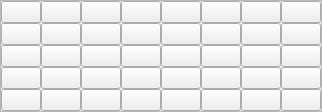
                        <widget class="QFrame" name="frame_2">
                         <property name="frameShape">
                          <enum>QFrame::StyledPanel</enum>
                         </property>
                         <property name="frameShadow">
                          <enum>QFrame::Raised</enum>
                         </property>
                         <layout class="QHBoxLayout" name="horizontalLayout_14">
                          <property name="spacing">
                           <number>0</number>
                          </property>
                          <property name="leftMargin">
                           <number>0</number>
                          </property>
                          <property name="topMargin">
                           <number>0</number>
                          </property>
                          <property name="rightMargin">
                           <number>0</number>
                          </property>
                          <property name="bottomMargin">
                           <number>0</number>
                          </property>
                          <item>
                           <layout class="QHBoxLayout" name="horizontalLayout_15">
                            <item>
                             <layout class="QVBoxLayout" name="verticalLayout_25">
                              <item>
                               <widget class="QPushButton" name="btn_0">
                                <property name="enabled">
                                 <bool>true</bool>
                                </property>
                                <property name="sizePolicy">
                                 <sizepolicy hsizetype="Expanding" vsizetype="Expanding">
                                  <horstretch>0</horstretch>
                                  <verstretch>0</verstretch>
                                 </sizepolicy>
                                </property>
                                <property name="minimumSize">
                                 <size>
                                  <width>0</width>
                                  <height>0</height>
                                 </size>
                                </property>
                                <property name="text">
                                 <string/>
                                </property>
                                <property name="default">
                                 <bool>false</bool>
                                </property>
                                <property name="flat">
                                 <bool>false</bool>
                                </property>
                               </widget>
                              </item>
                              <item>
                               <widget class="QPushButton" name="btn_8">
                                <property name="sizePolicy">
                                 <sizepolicy hsizetype="Expanding" vsizetype="Expanding">
                                  <horstretch>0</horstretch>
                                  <verstretch>0</verstretch>
                                 </sizepolicy>
                                </property>
                                <property name="text">
                                 <string/>
                                </property>
                               </widget>
                              </item>
                              <item>
                               <widget class="QPushButton" name="btn_16">
                                <property name="sizePolicy">
                                 <sizepolicy hsizetype="Expanding" vsizetype="Expanding">
                                  <horstretch>0</horstretch>
                                  <verstretch>0</verstretch>
                                 </sizepolicy>
                                </property>
                                <property name="text">
                                 <string/>
                                </property>
                               </widget>
                              </item>
                              <item>
                               <widget class="QPushButton" name="btn_24">
                                <property name="sizePolicy">
                                 <sizepolicy hsizetype="Expanding" vsizetype="Expanding">
                                  <horstretch>0</horstretch>
                                  <verstretch>0</verstretch>
                                 </sizepolicy>
                                </property>
                                <property name="text">
                                 <string/>
                                </property>
                               </widget>
                              </item>
                              <item>
                               <widget class="QPushButton" name="btn_32">
                                <property name="sizePolicy">
                                 <sizepolicy hsizetype="Expanding" vsizetype="Expanding">
                                  <horstretch>0</horstretch>
                                  <verstretch>0</verstretch>
                                 </sizepolicy>
                                </property>
                                <property name="text">
                                 <string/>
                                </property>
                               </widget>
                              </item>
                             </layout>
                            </item>
                            <item>
                             <layout class="QVBoxLayout" name="verticalLayout_26">
                              <item>
                               <widget class="QPushButton" name="btn_1">
                                <property name="sizePolicy">
                                 <sizepolicy hsizetype="Expanding" vsizetype="Expanding">
                                  <horstretch>0</horstretch>
                                  <verstretch>0</verstretch>
                                 </sizepolicy>
                                </property>
                                <property name="text">
                                 <string/>
                                </property>
                               </widget>
                              </item>
                              <item>
                               <widget class="QPushButton" name="btn_9">
                                <property name="sizePolicy">
                                 <sizepolicy hsizetype="Expanding" vsizetype="Expanding">
                                  <horstretch>0</horstretch>
                                  <verstretch>0</verstretch>
                                 </sizepolicy>
                                </property>
                                <property name="text">
                                 <string/>
                                </property>
                               </widget>
                              </item>
                              <item>
                               <widget class="QPushButton" name="btn_17">
                                <property name="sizePolicy">
                                 <sizepolicy hsizetype="Expanding" vsizetype="Expanding">
                                  <horstretch>0</horstretch>
                                  <verstretch>0</verstretch>
                                 </sizepolicy>
                                </property>
                                <property name="text">
                                 <string/>
                                </property>
                               </widget>
                              </item>
                              <item>
                               <widget class="QPushButton" name="btn_25">
                                <property name="sizePolicy">
                                 <sizepolicy hsizetype="Expanding" vsizetype="Expanding">
                                  <horstretch>0</horstretch>
                                  <verstretch>0</verstretch>
                                 </sizepolicy>
                                </property>
                                <property name="text">
                                 <string/>
                                </property>
                               </widget>
                              </item>
                              <item>
                               <widget class="QPushButton" name="btn_33">
                                <property name="sizePolicy">
                                 <sizepolicy hsizetype="Expanding" vsizetype="Expanding">
                                  <horstretch>0</horstretch>
                                  <verstretch>0</verstretch>
                                 </sizepolicy>
                                </property>
                                <property name="text">
                                 <string/>
                                </property>
                               </widget>
                              </item>
                             </layout>
                            </item>
                            <item>
                             <layout class="QVBoxLayout" name="verticalLayout_27">
                              <item>
                               <widget class="QPushButton" name="btn_2">
                                <property name="sizePolicy">
                                 <sizepolicy hsizetype="Expanding" vsizetype="Expanding">
                                  <horstretch>0</horstretch>
                                  <verstretch>0</verstretch>
                                 </sizepolicy>
                                </property>
                                <property name="text">
                                 <string/>
                                </property>
                               </widget>
                              </item>
                              <item>
                               <widget class="QPushButton" name="btn_10">
                                <property name="sizePolicy">
                                 <sizepolicy hsizetype="Expanding" vsizetype="Expanding">
                                  <horstretch>0</horstretch>
                                  <verstretch>0</verstretch>
                                 </sizepolicy>
                                </property>
                                <property name="text">
                                 <string/>
                                </property>
                               </widget>
                              </item>
                              <item>
                               <widget class="QPushButton" name="btn_18">
                                <property name="sizePolicy">
                                 <sizepolicy hsizetype="Expanding" vsizetype="Expanding">
                                  <horstretch>0</horstretch>
                                  <verstretch>0</verstretch>
                                 </sizepolicy>
                                </property>
                                <property name="text">
                                 <string/>
                                </property>
                               </widget>
                              </item>
                              <item>
                               <widget class="QPushButton" name="btn_26">
                                <property name="sizePolicy">
                                 <sizepolicy hsizetype="Expanding" vsizetype="Expanding">
                                  <horstretch>0</horstretch>
                                  <verstretch>0</verstretch>
                                 </sizepolicy>
                                </property>
                                <property name="text">
                                 <string/>
                                </property>
                               </widget>
                              </item>
                              <item>
                               <widget class="QPushButton" name="btn_34">
                                <property name="sizePolicy">
                                 <sizepolicy hsizetype="Expanding" vsizetype="Expanding">
                                  <horstretch>0</horstretch>
                                  <verstretch>0</verstretch>
                                 </sizepolicy>
                                </property>
                                <property name="text">
                                 <string/>
                                </property>
                               </widget>
                              </item>
                             </layout>
                            </item>
                            <item>
                             <layout class="QVBoxLayout" name="verticalLayout_28">
                              <item>
                               <widget class="QPushButton" name="btn_3">
                                <property name="sizePolicy">
                                 <sizepolicy hsizetype="Expanding" vsizetype="Expanding">
                                  <horstretch>0</horstretch>
                                  <verstretch>0</verstretch>
                                 </sizepolicy>
                                </property>
                                <property name="text">
                                 <string/>
                                </property>
                               </widget>
                              </item>
                              <item>
                               <widget class="QPushButton" name="btn_11">
                                <property name="sizePolicy">
                                 <sizepolicy hsizetype="Expanding" vsizetype="Expanding">
                                  <horstretch>0</horstretch>
                                  <verstretch>0</verstretch>
                                 </sizepolicy>
                                </property>
                                <property name="text">
                                 <string/>
                                </property>
                               </widget>
                              </item>
                              <item>
                               <widget class="QPushButton" name="btn_19">
                                <property name="sizePolicy">
                                 <sizepolicy hsizetype="Expanding" vsizetype="Expanding">
                                  <horstretch>0</horstretch>
                                  <verstretch>0</verstretch>
                                 </sizepolicy>
                                </property>
                                <property name="text">
                                 <string/>
                                </property>
                               </widget>
                              </item>
                              <item>
                               <widget class="QPushButton" name="btn_27">
                                <property name="sizePolicy">
                                 <sizepolicy hsizetype="Expanding" vsizetype="Expanding">
                                  <horstretch>0</horstretch>
                                  <verstretch>0</verstretch>
                                 </sizepolicy>
                                </property>
                                <property name="text">
                                 <string/>
                                </property>
                               </widget>
                              </item>
                              <item>
                               <widget class="QPushButton" name="btn_35">
                                <property name="sizePolicy">
                                 <sizepolicy hsizetype="Expanding" vsizetype="Expanding">
                                  <horstretch>0</horstretch>
                                  <verstretch>0</verstretch>
                                 </sizepolicy>
                                </property>
                                <property name="text">
                                 <string/>
                                </property>
                               </widget>
                              </item>
                             </layout>
                            </item>
                            <item>
                             <layout class="QVBoxLayout" name="verticalLayout_29">
                              <item>
                               <widget class="QPushButton" name="btn_4">
                                <property name="sizePolicy">
                                 <sizepolicy hsizetype="Expanding" vsizetype="Expanding">
                                  <horstretch>0</horstretch>
                                  <verstretch>0</verstretch>
                                 </sizepolicy>
                                </property>
                                <property name="text">
                                 <string/>
                                </property>
                               </widget>
                              </item>
                              <item>
                               <widget class="QPushButton" name="btn_12">
                                <property name="sizePolicy">
                                 <sizepolicy hsizetype="Expanding" vsizetype="Expanding">
                                  <horstretch>0</horstretch>
                                  <verstretch>0</verstretch>
                                 </sizepolicy>
                                </property>
                                <property name="text">
                                 <string/>
                                </property>
                               </widget>
                              </item>
                              <item>
                               <widget class="QPushButton" name="btn_20">
                                <property name="sizePolicy">
                                 <sizepolicy hsizetype="Expanding" vsizetype="Expanding">
                                  <horstretch>0</horstretch>
                                  <verstretch>0</verstretch>
                                 </sizepolicy>
                                </property>
                                <property name="text">
                                 <string/>
                                </property>
                               </widget>
                              </item>
                              <item>
                               <widget class="QPushButton" name="btn_28">
                                <property name="sizePolicy">
                                 <sizepolicy hsizetype="Expanding" vsizetype="Expanding">
                                  <horstretch>0</horstretch>
                                  <verstretch>0</verstretch>
                                 </sizepolicy>
                                </property>
                                <property name="text">
                                 <string/>
                                </property>
                               </widget>
                              </item>
                              <item>
                               <widget class="QPushButton" name="btn_36">
                                <property name="sizePolicy">
                                 <sizepolicy hsizetype="Expanding" vsizetype="Expanding">
                                  <horstretch>0</horstretch>
                                  <verstretch>0</verstretch>
                                 </sizepolicy>
                                </property>
                                <property name="text">
                                 <string/>
                                </property>
                               </widget>
                              </item>
                             </layout>
                            </item>
                            <item>
                             <layout class="QVBoxLayout" name="verticalLayout_30">
                              <item>
                               <widget class="QPushButton" name="btn_5">
                                <property name="sizePolicy">
                                 <sizepolicy hsizetype="Expanding" vsizetype="Expanding">
                                  <horstretch>0</horstretch>
                                  <verstretch>0</verstretch>
                                 </sizepolicy>
                                </property>
                                <property name="text">
                                 <string/>
                                </property>
                               </widget>
                              </item>
                              <item>
                               <widget class="QPushButton" name="btn_13">
                                <property name="sizePolicy">
                                 <sizepolicy hsizetype="Expanding" vsizetype="Expanding">
                                  <horstretch>0</horstretch>
                                  <verstretch>0</verstretch>
                                 </sizepolicy>
                                </property>
                                <property name="text">
                                 <string/>
                                </property>
                               </widget>
                              </item>
                              <item>
                               <widget class="QPushButton" name="btn_21">
                                <property name="sizePolicy">
                                 <sizepolicy hsizetype="Expanding" vsizetype="Expanding">
                                  <horstretch>0</horstretch>
                                  <verstretch>0</verstretch>
                                 </sizepolicy>
                                </property>
                                <property name="text">
                                 <string/>
                                </property>
                               </widget>
                              </item>
                              <item>
                               <widget class="QPushButton" name="btn_29">
                                <property name="sizePolicy">
                                 <sizepolicy hsizetype="Expanding" vsizetype="Expanding">
                                  <horstretch>0</horstretch>
                                  <verstretch>0</verstretch>
                                 </sizepolicy>
                                </property>
                                <property name="text">
                                 <string/>
                                </property>
                               </widget>
                              </item>
                              <item>
                               <widget class="QPushButton" name="btn_37">
                                <property name="sizePolicy">
                                 <sizepolicy hsizetype="Expanding" vsizetype="Expanding">
                                  <horstretch>0</horstretch>
                                  <verstretch>0</verstretch>
                                 </sizepolicy>
                                </property>
                                <property name="text">
                                 <string/>
                                </property>
                               </widget>
                              </item>
                             </layout>
                            </item>
                            <item>
                             <layout class="QVBoxLayout" name="verticalLayout_31">
                              <item>
                               <widget class="QPushButton" name="btn_6">
                                <property name="sizePolicy">
                                 <sizepolicy hsizetype="Expanding" vsizetype="Expanding">
                                  <horstretch>0</horstretch>
                                  <verstretch>0</verstretch>
                                 </sizepolicy>
                                </property>
                                <property name="text">
                                 <string/>
                                </property>
                               </widget>
                              </item>
                              <item>
                               <widget class="QPushButton" name="btn_14">
                                <property name="sizePolicy">
                                 <sizepolicy hsizetype="Expanding" vsizetype="Expanding">
                                  <horstretch>0</horstretch>
                                  <verstretch>0</verstretch>
                                 </sizepolicy>
                                </property>
                                <property name="text">
                                 <string/>
                                </property>
                               </widget>
                              </item>
                              <item>
                               <widget class="QPushButton" name="btn_22">
                                <property name="sizePolicy">
                                 <sizepolicy hsizetype="Expanding" vsizetype="Expanding">
                                  <horstretch>0</horstretch>
                                  <verstretch>0</verstretch>
                                 </sizepolicy>
                                </property>
                                <property name="text">
                                 <string/>
                                </property>
                               </widget>
                              </item>
                              <item>
                               <widget class="QPushButton" name="btn_30">
                                <property name="sizePolicy">
                                 <sizepolicy hsizetype="Expanding" vsizetype="Expanding">
                                  <horstretch>0</horstretch>
                                  <verstretch>0</verstretch>
                                 </sizepolicy>
                                </property>
                                <property name="text">
                                 <string/>
                                </property>
                               </widget>
                              </item>
                              <item>
                               <widget class="QPushButton" name="btn_38">
                                <property name="sizePolicy">
                                 <sizepolicy hsizetype="Expanding" vsizetype="Expanding">
                                  <horstretch>0</horstretch>
                                  <verstretch>0</verstretch>
                                 </sizepolicy>
                                </property>
                                <property name="text">
                                 <string/>
                                </property>
                               </widget>
                              </item>
                             </layout>
                            </item>
                            <item>
                             <layout class="QVBoxLayout" name="verticalLayout_32">
                              <item>
                               <widget class="QPushButton" name="btn_7">
                                <property name="sizePolicy">
                                 <sizepolicy hsizetype="Expanding" vsizetype="Expanding">
                                  <horstretch>0</horstretch>
                                  <verstretch>0</verstretch>
                                 </sizepolicy>
                                </property>
                                <property name="text">
                                 <string/>
                                </property>
                               </widget>
                              </item>
                              <item>
                               <widget class="QPushButton" name="btn_15">
                                <property name="sizePolicy">
                                 <sizepolicy hsizetype="Expanding" vsizetype="Expanding">
                                  <horstretch>0</horstretch>
                                  <verstretch>0</verstretch>
                                 </sizepolicy>
                                </property>
                                <property name="text">
                                 <string/>
                                </property>
                               </widget>
                              </item>
                              <item>
                               <widget class="QPushButton" name="btn_23">
                                <property name="sizePolicy">
                                 <sizepolicy hsizetype="Expanding" vsizetype="Expanding">
                                  <horstretch>0</horstretch>
                                  <verstretch>0</verstretch>
                                 </sizepolicy>
                                </property>
                                <property name="text">
                                 <string/>
                                </property>
                               </widget>
                              </item>
                              <item>
                               <widget class="QPushButton" name="btn_31">
                                <property name="sizePolicy">
                                 <sizepolicy hsizetype="Expanding" vsizetype="Expanding">
                                  <horstretch>0</horstretch>
                                  <verstretch>0</verstretch>
                                 </sizepolicy>
                                </property>
                                <property name="text">
                                 <string/>
                                </property>
                               </widget>
                              </item>
                              <item>
                               <widget class="QPushButton" name="btn_39">
                                <property name="sizePolicy">
                                 <sizepolicy hsizetype="Expanding" vsizetype="Expanding">
                                  <horstretch>0</horstretch>
                                  <verstretch>0</verstretch>
                                 </sizepolicy>
                                </property>
                                <property name="text">
                                 <string/>
                                </property>
                               </widget>
                              </item>
                             </layout>
                            </item>
                           </layout>
                          </item>
                         </layout>
                        </widget>
